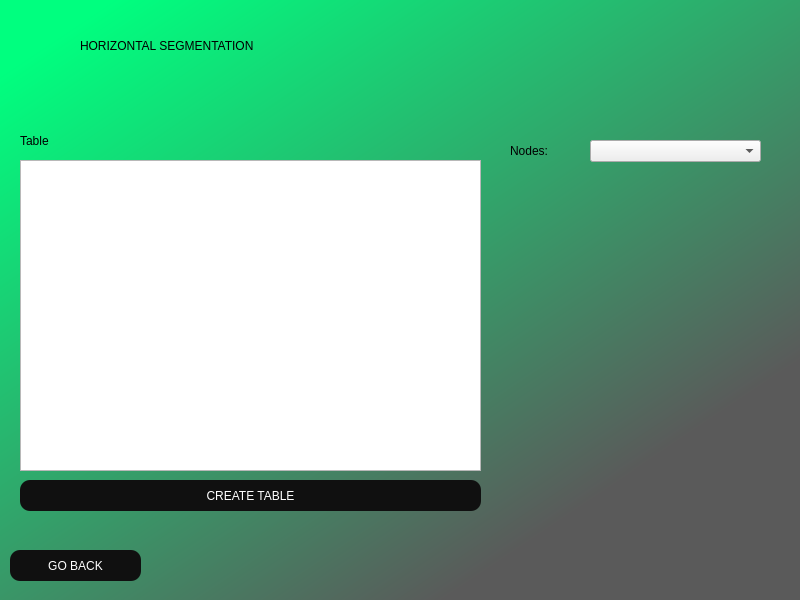
<?xml version="1.0" encoding="UTF-8"?>
<ui version="4.0">
 <class>MainWindow</class>
 <widget class="QMainWindow" name="MainWindow">
  <property name="geometry">
   <rect>
    <x>0</x>
    <y>0</y>
    <width>800</width>
    <height>600</height>
   </rect>
  </property>
  <property name="minimumSize">
   <size>
    <width>800</width>
    <height>600</height>
   </size>
  </property>
  <property name="maximumSize">
   <size>
    <width>800</width>
    <height>600</height>
   </size>
  </property>
  <property name="windowTitle">
   <string>MainWindow</string>
  </property>
  <property name="styleSheet">
   <string notr="true">QWidget#centralwidget{
	background-color: qlineargradient(spread:pad, x1:0.063, y1:0.068, x2:0.744318, y2:0.83, stop:0 rgba(0, 255, 127, 255), stop:1 rgba(90, 90, 90, 255));
}</string>
  </property>
  <widget class="QWidget" name="centralwidget">
   <widget class="QLabel" name="label">
    <property name="geometry">
     <rect>
      <x>80</x>
      <y>0</y>
      <width>651</width>
      <height>91</height>
     </rect>
    </property>
    <property name="styleSheet">
     <string notr="true">font: 75 36pt &quot;Arial&quot;;
color: black;</string>
    </property>
    <property name="text">
     <string>HORIZONTAL SEGMENTATION</string>
    </property>
   </widget>
   <widget class="QLabel" name="lblTableName">
    <property name="geometry">
     <rect>
      <x>20</x>
      <y>120</y>
      <width>81</width>
      <height>41</height>
     </rect>
    </property>
    <property name="styleSheet">
     <string notr="true">font: 75 20pt &quot;Arial&quot;;
color: black;</string>
    </property>
    <property name="text">
     <string>Table</string>
    </property>
   </widget>
   <widget class="QLabel" name="lblNodes">
    <property name="geometry">
     <rect>
      <x>510</x>
      <y>130</y>
      <width>81</width>
      <height>41</height>
     </rect>
    </property>
    <property name="styleSheet">
     <string notr="true">font: 75 16pt &quot;Arial&quot;;
color: black;</string>
    </property>
    <property name="text">
     <string>Nodes:</string>
    </property>
   </widget>
   <widget class="QPushButton" name="btnCreate">
    <property name="geometry">
     <rect>
      <x>20</x>
      <y>480</y>
      <width>461</width>
      <height>31</height>
     </rect>
    </property>
    <property name="styleSheet">
     <string notr="true">border-radius: 10px;
font: 12pt &quot;Arial&quot;;
background-color: rgb(16, 16, 16);
color: rgb(255, 255, 255);

</string>
    </property>
    <property name="text">
     <string>CREATE TABLE</string>
    </property>
   </widget>
   <widget class="QComboBox" name="cbNodes">
    <property name="geometry">
     <rect>
      <x>590</x>
      <y>140</y>
      <width>171</width>
      <height>22</height>
     </rect>
    </property>
    <property name="styleSheet">
     <string notr="true">font: 12pt &quot;Arial&quot;;</string>
    </property>
   </widget>
   <widget class="QPushButton" name="btnGoBack">
    <property name="geometry">
     <rect>
      <x>10</x>
      <y>550</y>
      <width>131</width>
      <height>31</height>
     </rect>
    </property>
    <property name="styleSheet">
     <string notr="true">border-radius: 10px;
font: 12pt &quot;Arial&quot;;
background-color: rgb(16, 16, 16);
color: rgb(255, 255, 255);

</string>
    </property>
    <property name="text">
     <string>GO BACK</string>
    </property>
   </widget>
   <widget class="QTextEdit" name="inputTable">
    <property name="geometry">
     <rect>
      <x>20</x>
      <y>160</y>
      <width>461</width>
      <height>311</height>
     </rect>
    </property>
    <property name="styleSheet">
     <string notr="true">font: 14pt &quot;Arial&quot;;</string>
    </property>
   </widget>
  </widget>
 </widget>
 <resources/>
 <connections/>
</ui>
